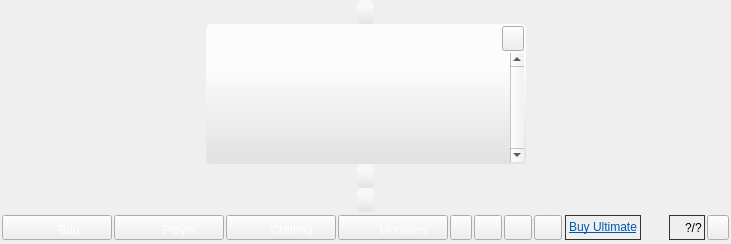
       <widget class="QWidget" name="page_map">
        <layout class="QVBoxLayout" name="verticalLayout_4">
         <property name="spacing">
          <number>0</number>
         </property>
         <property name="leftMargin">
          <number>0</number>
         </property>
         <property name="topMargin">
          <number>0</number>
         </property>
         <property name="rightMargin">
          <number>0</number>
         </property>
         <property name="bottomMargin">
          <number>0</number>
         </property>
         <item>
          <layout class="QHBoxLayout" name="horizontalLayout_16">
           <item>
            <spacer name="horizontalSpacer_13">
             <property name="orientation">
              <enum>Qt::Orientation::Horizontal</enum>
             </property>
             <property name="sizeHint" stdset="0">
              <size>
               <width>40</width>
               <height>20</height>
              </size>
             </property>
            </spacer>
           </item>
           <item>
            <widget class="QLabel" name="gain">
             <property name="styleSheet">
              <string notr="true">#gain {
background-color: qlineargradient(spread:pad, x1:0, y1:0.3, x2:0, y2:1, stop:0 rgba(255, 255, 255, 150), stop:1 rgba(221, 221, 221, 150));
border-color: rgb(204, 204, 204);
border-radius: 5px;
padding:5px;
color: rgb(0, 0, 0);
}</string>
             </property>
            </widget>
           </item>
           <item>
            <spacer name="horizontalSpacer_14">
             <property name="orientation">
              <enum>Qt::Orientation::Horizontal</enum>
             </property>
             <property name="sizeHint" stdset="0">
              <size>
               <width>40</width>
               <height>20</height>
              </size>
             </property>
            </spacer>
           </item>
          </layout>
         </item>
         <item>
          <spacer name="verticalSpacer_5">
           <property name="orientation">
            <enum>Qt::Orientation::Vertical</enum>
           </property>
           <property name="sizeHint" stdset="0">
            <size>
             <width>0</width>
             <height>0</height>
            </size>
           </property>
          </spacer>
         </item>
         <item>
          <layout class="QHBoxLayout" name="horizontalLayout_18">
           <item>
            <spacer name="horizontalSpacer_11">
             <property name="orientation">
              <enum>Qt::Orientation::Horizontal</enum>
             </property>
             <property name="sizeHint" stdset="0">
              <size>
               <width>40</width>
               <height>20</height>
              </size>
             </property>
            </spacer>
           </item>
           <item>
            <widget class="QFrame" name="IG_dialog">
             <property name="minimumSize">
              <size>
               <width>320</width>
               <height>140</height>
              </size>
             </property>
             <property name="maximumSize">
              <size>
               <width>620</width>
               <height>460</height>
              </size>
             </property>
             <property name="styleSheet">
              <string notr="true">#IG_dialog {
background-color: qlineargradient(spread:pad, x1:0, y1:0.3, x2:0, y2:1, stop:0 rgba(255, 255, 255, 200), stop:1 rgba(221, 221, 221, 200));
border-color: rgb(204, 204, 204);
border-radius: 5px;
}</string>
             </property>
             <layout class="QVBoxLayout" name="verticalLayout_5">
              <property name="spacing">
               <number>2</number>
              </property>
              <property name="leftMargin">
               <number>2</number>
              </property>
              <property name="topMargin">
               <number>2</number>
              </property>
              <property name="rightMargin">
               <number>2</number>
              </property>
              <property name="bottomMargin">
               <number>2</number>
              </property>
              <item>
               <layout class="QHBoxLayout" name="horizontalLayout_19">
                <item>
                 <spacer name="horizontalSpacer_55">
                  <property name="orientation">
                   <enum>Qt::Orientation::Horizontal</enum>
                  </property>
                  <property name="sizeHint" stdset="0">
                   <size>
                    <width>40</width>
                    <height>20</height>
                   </size>
                  </property>
                 </spacer>
                </item>
                <item>
                 <widget class="QLabel" name="IG_dialog_name">
                  <property name="minimumSize">
                   <size>
                    <width>20</width>
                    <height>0</height>
                   </size>
                  </property>
                  <property name="styleSheet">
                   <string notr="true">padding-left:22px;color: rgb(0, 0, 0);</string>
                  </property>
                 </widget>
                </item>
                <item>
                 <spacer name="horizontalSpacer_17">
                  <property name="orientation">
                   <enum>Qt::Orientation::Horizontal</enum>
                  </property>
                  <property name="sizeHint" stdset="0">
                   <size>
                    <width>40</width>
                    <height>20</height>
                   </size>
                  </property>
                 </spacer>
                </item>
                <item>
                 <widget class="QToolButton" name="close_IG_dialog">
                  <property name="minimumSize">
                   <size>
                    <width>22</width>
                    <height>25</height>
                   </size>
                  </property>
                  <property name="maximumSize">
                   <size>
                    <width>22</width>
                    <height>25</height>
                   </size>
                  </property>
                  <property name="styleSheet">
                   <string notr="true">QToolButton::hover {
background-position:left center;
}
QToolButton::pressed {
background-position:left bottom;
}
QToolButton { 
background-image: url(:/images/interface/quit.png);
border-image: url(:/images/empty.png);
}</string>
                  </property>
                 </widget>
                </item>
               </layout>
              </item>
              <item>
               <widget class="QScrollArea" name="IG_dialog_scroll">
                <property name="styleSheet">
                 <string notr="true">#IG_dialog_scroll, #IG_dialog_scrollContents { background: transparent; border: none; }</string>
                </property>
                <property name="frameShape">
                 <enum>QFrame::NoFrame</enum>
                </property>
                <property name="horizontalScrollBarPolicy">
                 <enum>Qt::ScrollBarAlwaysOff</enum>
                </property>
                <property name="verticalScrollBarPolicy">
                 <!-- AlwaysOn: reserve the scrollbar track so the word-wrapped
                      QLabel keeps a constant width and never has its right edge
                      clipped under the scrollbar when long text makes it appear.
                      The thumb only fills the track when the text is taller than
                      the box. -->
                 <enum>Qt::ScrollBarAlwaysOn</enum>
                </property>
                <property name="sizeAdjustPolicy">
                 <enum>QAbstractScrollArea::AdjustToContents</enum>
                </property>
                <property name="widgetResizable">
                 <bool>true</bool>
                </property>
                <widget class="QWidget" name="IG_dialog_scrollContents">
                 <layout class="QVBoxLayout" name="IG_dialog_scrollLayout">
                  <property name="spacing">
                   <number>0</number>
                  </property>
                  <property name="leftMargin">
                   <number>0</number>
                  </property>
                  <property name="topMargin">
                   <number>0</number>
                  </property>
                  <property name="rightMargin">
                   <number>0</number>
                  </property>
                  <property name="bottomMargin">
                   <number>0</number>
                  </property>
                  <item>
                   <widget class="QLabel" name="IG_dialog_text">
                    <property name="styleSheet">
                     <string notr="true">#IG_dialog_text{color: rgb(0, 0, 0); background: transparent;}</string>
                    </property>
                    <property name="textFormat">
                     <enum>Qt::TextFormat::RichText</enum>
                    </property>
                    <property name="alignment">
                     <set>Qt::AlignLeft|Qt::AlignTop</set>
                    </property>
                    <property name="wordWrap">
                     <bool>true</bool>
                    </property>
                   </widget>
                  </item>
                 </layout>
                </widget>
               </widget>
              </item>
             </layout>
            </widget>
           </item>
           <item>
            <spacer name="horizontalSpacer_12">
             <property name="orientation">
              <enum>Qt::Orientation::Horizontal</enum>
             </property>
             <property name="sizeHint" stdset="0">
              <size>
               <width>40</width>
               <height>20</height>
              </size>
             </property>
            </spacer>
           </item>
          </layout>
         </item>
         <item>
          <spacer name="verticalSpacer_8">
           <property name="orientation">
            <enum>Qt::Orientation::Vertical</enum>
           </property>
           <property name="sizeHint" stdset="0">
            <size>
             <width>0</width>
             <height>0</height>
            </size>
           </property>
          </spacer>
         </item>
         <item>
          <layout class="QHBoxLayout" name="horizontalLayout_persistant_tip">
           <item>
            <spacer name="horizontalSpacer_18">
             <property name="orientation">
              <enum>Qt::Orientation::Horizontal</enum>
             </property>
             <property name="sizeHint" stdset="0">
              <size>
               <width>40</width>
               <height>20</height>
              </size>
             </property>
            </spacer>
           </item>
           <item>
            <widget class="QLabel" name="tip">
             <property name="styleSheet">
              <string notr="true">#tip { background-color: qlineargradient(spread:pad, x1:0, y1:0.3, x2:0, y2:1, stop:0 rgba(255, 255, 255, 150), stop:1 rgba(221, 221, 221, 150));
border-color: rgb(204, 204, 204);
border-radius: 5px;
padding:5px;
color: rgb(0, 0, 0);
}</string>
             </property>
            </widget>
           </item>
           <item>
            <spacer name="horizontalSpacer_19">
             <property name="orientation">
              <enum>Qt::Orientation::Horizontal</enum>
             </property>
             <property name="sizeHint" stdset="0">
              <size>
               <width>40</width>
               <height>20</height>
              </size>
             </property>
            </spacer>
           </item>
          </layout>
         </item>
         <item>
          <layout class="QHBoxLayout" name="horizontalLayout_17">
           <item>
            <spacer name="horizontalSpacer_15">
             <property name="orientation">
              <enum>Qt::Orientation::Horizontal</enum>
             </property>
             <property name="sizeHint" stdset="0">
              <size>
               <width>40</width>
               <height>20</height>
              </size>
             </property>
            </spacer>
           </item>
           <item>
            <widget class="QLabel" name="persistant_tip">
             <property name="styleSheet">
              <string notr="true">#persistant_tip { background-color: qlineargradient(spread:pad, x1:0, y1:0.3, x2:0, y2:1, stop:0 rgba(255, 255, 255, 150), stop:1 rgba(221, 221, 221, 150));
border-color: rgb(204, 204, 204);
border-radius: 5px;
padding:5px;
color: rgb(0, 0, 0);
}</string>
             </property>
            </widget>
           </item>
           <item>
            <spacer name="horizontalSpacer_16">
             <property name="orientation">
              <enum>Qt::Orientation::Horizontal</enum>
             </property>
             <property name="sizeHint" stdset="0">
              <size>
               <width>40</width>
               <height>20</height>
              </size>
             </property>
            </spacer>
           </item>
          </layout>
         </item>
         <item>
          <widget class="QFrame" name="frame_main_display_bottom">
           <property name="minimumSize">
            <size>
             <width>0</width>
             <height>32</height>
            </size>
           </property>
           <property name="maximumSize">
            <size>
             <width>16777215</width>
             <height>32</height>
            </size>
           </property>
           <property name="styleSheet">
            <string notr="true">#frame_main_display_bottom{background-image: url(:/images/interface/baroption.png);}</string>
           </property>
           <layout class="QHBoxLayout" name="horizontalLayout_64">
            <property name="spacing">
             <number>0</number>
            </property>
            <property name="leftMargin">
             <number>0</number>
            </property>
            <property name="topMargin">
             <number>0</number>
            </property>
            <property name="rightMargin">
             <number>0</number>
            </property>
            <property name="bottomMargin">
             <number>0</number>
            </property>
            <item>
             <layout class="QHBoxLayout" name="horizontalLayout_10">
              <property name="spacing">
               <number>2</number>
              </property>
              <property name="leftMargin">
               <number>2</number>
              </property>
              <property name="topMargin">
               <number>2</number>
              </property>
              <property name="rightMargin">
               <number>2</number>
              </property>
              <property name="bottomMargin">
               <number>2</number>
              </property>
              <item>
               <widget class="QPushButton" name="pushButton_interface_bag">
                <property name="minimumSize">
                 <size>
                  <width>110</width>
                  <height>25</height>
                 </size>
                </property>
                <property name="maximumSize">
                 <size>
                  <width>110</width>
                  <height>25</height>
                 </size>
                </property>
                <property name="styleSheet">
                 <string notr="true">QPushButton::hover {
background-position:left center;
}
QPushButton::pressed {
background-position:left bottom;
}
QPushButton { 
background-image: url(:/images/interface/option-chest.png);
border-image: url(:/images/empty.png);
color: rgb(255, 255, 255);
padding-left:28px;
padding-right:4px;
padding-top:8px;
padding-bottom:3px;
background-attachment:fixed;
}
</string>
                </property>
                <property name="text">
                 <string>Bag</string>
                </property>
               </widget>
              </item>
              <item>
               <widget class="QPushButton" name="pushButton_interface_trainer">
                <property name="minimumSize">
                 <size>
                  <width>110</width>
                  <height>25</height>
                 </size>
                </property>
                <property name="maximumSize">
                 <size>
                  <width>110</width>
                  <height>25</height>
                 </size>
                </property>
                <property name="styleSheet">
                 <string notr="true">QPushButton::hover {
background-position:left center;
}
QPushButton::pressed {
background-position:left bottom;
}
QPushButton { 
background-image: url(:/images/interface/option-player.png);
border-image: url(:/images/empty.png);
color: rgb(255, 255, 255);
padding-left:25px;
padding-right:4px;
padding-top:8px;
padding-bottom:3px;
}</string>
                </property>
                <property name="text">
                 <string>Player</string>
                </property>
               </widget>
              </item>
              <item>
               <widget class="QPushButton" name="pushButton_interface_crafting">
                <property name="minimumSize">
                 <size>
                  <width>110</width>
                  <height>25</height>
                 </size>
                </property>
                <property name="maximumSize">
                 <size>
                  <width>110</width>
                  <height>25</height>
                 </size>
                </property>
                <property name="styleSheet">
                 <string notr="true">QPushButton::hover {
background-position:left center;
}
QPushButton::pressed {
background-position:left bottom;
}
QPushButton { 
background-image: url(:/images/interface/option-craft.png);
border-image: url(:/images/empty.png);
color: rgb(255, 255, 255);
padding-left:25px;
padding-right:4px;
padding-top:8px;
padding-bottom:3px;
}</string>
                </property>
                <property name="text">
                 <string>Crafting</string>
                </property>
               </widget>
              </item>
              <item>
               <widget class="QPushButton" name="pushButton_interface_monsters">
                <property name="minimumSize">
                 <size>
                  <width>110</width>
                  <height>25</height>
                 </size>
                </property>
                <property name="maximumSize">
                 <size>
                  <width>110</width>
                  <height>25</height>
                 </size>
                </property>
                <property name="styleSheet">
                 <string notr="true">QPushButton::hover {
background-position:left center;
}
QPushButton::pressed {
background-position:left bottom;
}
QPushButton { 
	background-image: url(:/images/interface/button-generic.png);
border-image: url(:/images/empty.png);
color: rgb(255, 255, 255);
padding-left:25px;
padding-right:4px;
padding-top:8px;
padding-bottom:3px;
}</string>
                </property>
                <property name="text">
                 <string>Monsters</string>
                </property>
               </widget>
              </item>
              <item>
               <widget class="QToolButton" name="toolButtonOptions">
                <property name="minimumSize">
                 <size>
                  <width>22</width>
                  <height>25</height>
                 </size>
                </property>
                <property name="maximumSize">
                 <size>
                  <width>22</width>
                  <height>25</height>
                 </size>
                </property>
                <property name="toolTip">
                 <string>Options</string>
                </property>
                <property name="styleSheet">
                 <string notr="true">QToolButton::hover {
background-position:left center;
}
QToolButton::pressed {
background-position:left bottom;
}
QToolButton { 
background-image: url(:/images/interface/option-options.png);
border-image: url(:/images/empty.png);
}</string>
                </property>
               </widget>
              </item>
              <item>
               <widget class="QToolButton" name="toolButtonEncyclopedia">
                <property name="minimumSize">
                 <size>
                  <width>28</width>
                  <height>25</height>
                 </size>
                </property>
                <property name="maximumSize">
                 <size>
                  <width>28</width>
                  <height>25</height>
                 </size>
                </property>
                <property name="toolTip">
                 <string>Encyclopedia</string>
                </property>
                <property name="styleSheet">
                 <string notr="true">QToolButton::hover {
background-position:left center;
}
QToolButton::pressed {
background-position:left bottom;
}
QToolButton { 
background-image: url(:/images/interface/option-map.png);
border-image: url(:/images/empty.png);
}</string>
                </property>
               </widget>
              </item>
              <item>
               <widget class="QToolButton" name="toolButtonAdmin">
                <property name="minimumSize">
                 <size>
                  <width>28</width>
                  <height>25</height>
                 </size>
                </property>
                <property name="maximumSize">
                 <size>
                  <width>28</width>
                  <height>25</height>
                 </size>
                </property>
                <property name="toolTip">
                 <string>Admin</string>
                </property>
                <property name="styleSheet">
                 <string notr="true">QToolButton::hover {
background-position:left center;
}
QToolButton::pressed {
background-position:left bottom;
}
QToolButton { 
background-image: url(:/images/interface/option-admin.png);
border-image: url(:/images/empty.png);
}</string>
                </property>
               </widget>
              </item>
              <item>
               <widget class="QToolButton" name="toolButtonLan">
                <property name="minimumSize">
                 <size>
                  <width>28</width>
                  <height>25</height>
                 </size>
                </property>
                <property name="maximumSize">
                 <size>
                  <width>28</width>
                  <height>25</height>
                 </size>
                </property>
                <property name="toolTip">
                 <string>Open to Lan</string>
                </property>
                <property name="styleSheet">
                 <string notr="true">QToolButton::hover {
background-position:left center;
}
QToolButton::pressed {
background-position:left bottom;
}
QToolButton { 
background-image: url(:/images/interface/option-lan.png);
border-image: url(:/images/empty.png);
}</string>
                </property>
               </widget>
              </item>
              <item>
               <spacer name="horizontalSpacer_main_display_tools">
                <property name="orientation">
                 <enum>Qt::Orientation::Horizontal</enum>
                </property>
                <property name="sizeHint" stdset="0">
                 <size>
                  <width>1</width>
                  <height>20</height>
                 </size>
                </property>
               </spacer>
              </item>
              <item>
               <widget class="QLabel" name="label_ultimate">
                <property name="sizePolicy">
                 <sizepolicy hsizetype="Minimum" vsizetype="Minimum">
                  <horstretch>0</horstretch>
                  <verstretch>0</verstretch>
                 </sizepolicy>
                </property>
                <property name="minimumSize">
                 <size>
                  <width>0</width>
                  <height>25</height>
                 </size>
                </property>
                <property name="maximumSize">
                 <size>
                  <width>16777215</width>
                  <height>25</height>
                 </size>
                </property>
                <property name="styleSheet">
                 <string notr="true">#label_ultimate
{
border: 1px solid #343434;
background-image: url(:/images/light-white.png);
}</string>
                </property>
                <property name="text">
                 <string>&lt;html&gt;&lt;head/&gt;&lt;body&gt;&lt;p&gt;&lt;a href=&quot;https://catchchallenger.herman-brule.com/#buy&quot;&gt;&lt;span style=&quot; text-decoration: underline; color:#0057ae;&quot;&gt;Buy Ultimate&lt;/span&gt;&lt;/a&gt;&lt;/p&gt;&lt;/body&gt;&lt;/html&gt;</string>
                </property>
                <property name="openExternalLinks">
                 <bool>true</bool>
                </property>
               </widget>
              </item>
              <item>
               <widget class="QLabel" name="labelSlow">
                <property name="minimumSize">
                 <size>
                  <width>24</width>
                  <height>16</height>
                 </size>
                </property>
                <property name="maximumSize">
                 <size>
                  <width>24</width>
                  <height>16</height>
                 </size>
                </property>
                <property name="pixmap">
                 <pixmap resource="../resources/client-resources-multi.qrc">:/images/multi/slow.png</pixmap>
                </property>
               </widget>
              </item>
              <item>
               <widget class="QFrame" name="frame_main_display_interface_player">
                <property name="minimumSize">
                 <size>
                  <width>25</width>
                  <height>25</height>
                 </size>
                </property>
                <property name="maximumSize">
                 <size>
                  <width>16777215</width>
                  <height>25</height>
                 </size>
                </property>
                <property name="styleSheet">
                 <string notr="true">#frame_main_display_interface_player
{
border: 1px solid #343434;
background-image: url(:/images/light-white.png);
}</string>
                </property>
                <layout class="QHBoxLayout" name="horizontalLayout_11">
                 <property name="leftMargin">
                  <number>2</number>
                 </property>
                 <property name="topMargin">
                  <number>0</number>
                 </property>
                 <property name="rightMargin">
                  <number>2</number>
                 </property>
                 <property name="bottomMargin">
                  <number>0</number>
                 </property>
                 <item>
                  <widget class="QLabel" name="label_interface_player_img">
                   <property name="minimumSize">
                    <size>
                     <width>0</width>
                     <height>23</height>
                    </size>
                   </property>
                   <property name="maximumSize">
                    <size>
                     <width>16777215</width>
                     <height>23</height>
                    </size>
                   </property>
                   <property name="styleSheet">
                    <string notr="true">border: 0px;
background-image: url(:/images/empty.png);</string>
                   </property>
                   <property name="pixmap">
                    <pixmap resource="../resources/client-resources.qrc">:/images/interface/player.png</pixmap>
                   </property>
                  </widget>
                 </item>
                 <item>
                  <widget class="QLabel" name="label_interface_number_of_player">
                   <property name="styleSheet">
                    <string notr="true">border: 0px;
background-image: url(:/images/empty.png);
color: rgb(0, 0, 0);</string>
                   </property>
                   <property name="text">
                    <string notr="true">?/?</string>
                   </property>
                  </widget>
                 </item>
                </layout>
               </widget>
              </item>
              <item>
               <widget class="QToolButton" name="toolButton_interface_quit">
                <property name="minimumSize">
                 <size>
                  <width>22</width>
                  <height>25</height>
                 </size>
                </property>
                <property name="maximumSize">
                 <size>
                  <width>22</width>
                  <height>25</height>
                 </size>
                </property>
                <property name="toolTip">
                 <string>Quit</string>
                </property>
                <property name="styleSheet">
                 <string notr="true">QToolButton::hover {
background-position:left center;
}
QToolButton::pressed {
background-position:left bottom;
}
QToolButton { 
background-image: url(:/images/interface/quit.png);
border-image: url(:/images/empty.png);
}</string>
                </property>
               </widget>
              </item>
             </layout>
            </item>
           </layout>
          </widget>
         </item>
        </layout>
       </widget>
